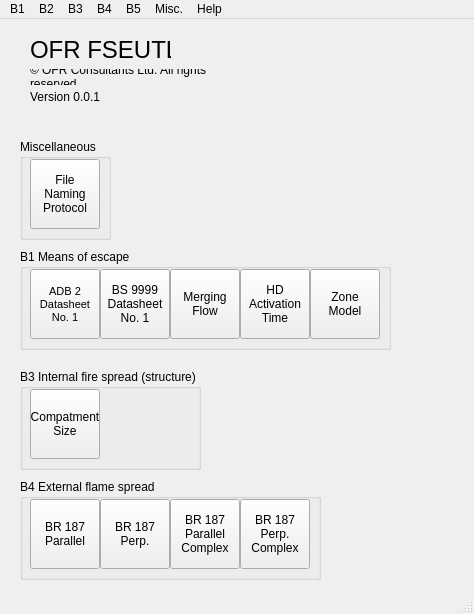
<?xml version="1.0" encoding="UTF-8"?>
<ui version="4.0">
 <class>MainWindow</class>
 <widget class="QMainWindow" name="MainWindow">
  <property name="geometry">
   <rect>
    <x>0</x>
    <y>0</y>
    <width>474</width>
    <height>614</height>
   </rect>
  </property>
  <property name="windowTitle">
   <string>MainWindow</string>
  </property>
  <widget class="QWidget" name="centralwidget">
   <widget class="QLabel" name="label_logo">
    <property name="geometry">
     <rect>
      <x>260</x>
      <y>5</y>
      <width>194</width>
      <height>80</height>
     </rect>
    </property>
    <property name="text">
     <string/>
    </property>
    <property name="pixmap">
     <pixmap>guilayout/images/ofr-colour-194_80.png</pixmap>
    </property>
   </widget>
   <widget class="QFrame" name="frame">
    <property name="geometry">
     <rect>
      <x>20</x>
      <y>20</y>
      <width>231</width>
      <height>71</height>
     </rect>
    </property>
    <property name="frameShape">
     <enum>QFrame::NoFrame</enum>
    </property>
    <property name="frameShadow">
     <enum>QFrame::Plain</enum>
    </property>
    <property name="lineWidth">
     <number>0</number>
    </property>
    <widget class="QLabel" name="label_4">
     <property name="geometry">
      <rect>
       <x>10</x>
       <y>30</y>
       <width>211</width>
       <height>16</height>
      </rect>
     </property>
     <property name="text">
      <string>© OFR Consultants Ltd. All rights reserved.</string>
     </property>
     <property name="wordWrap">
      <bool>true</bool>
     </property>
    </widget>
    <widget class="QLabel" name="label">
     <property name="geometry">
      <rect>
       <x>10</x>
       <y>0</y>
       <width>141</width>
       <height>21</height>
      </rect>
     </property>
     <property name="font">
      <font>
       <pointsize>18</pointsize>
      </font>
     </property>
     <property name="text">
      <string>OFR FSEUTL</string>
     </property>
     <property name="alignment">
      <set>Qt::AlignLeading|Qt::AlignLeft|Qt::AlignVCenter</set>
     </property>
    </widget>
    <widget class="QLabel" name="label_2">
     <property name="geometry">
      <rect>
       <x>10</x>
       <y>50</y>
       <width>86</width>
       <height>16</height>
      </rect>
     </property>
     <property name="text">
      <string>Version 0.0.1</string>
     </property>
     <property name="alignment">
      <set>Qt::AlignLeading|Qt::AlignLeft|Qt::AlignVCenter</set>
     </property>
    </widget>
   </widget>
   <widget class="QGroupBox" name="groupBox_4">
    <property name="geometry">
     <rect>
      <x>20</x>
      <y>350</y>
      <width>181</width>
      <height>101</height>
     </rect>
    </property>
    <property name="title">
     <string>B3 Internal fire spread (structure)</string>
    </property>
    <widget class="QPushButton" name="b4_01_br187_parallel_7">
     <property name="geometry">
      <rect>
       <x>10</x>
       <y>20</y>
       <width>70</width>
       <height>70</height>
      </rect>
     </property>
     <property name="text">
      <string>Compatment
Size</string>
     </property>
    </widget>
   </widget>
   <widget class="QGroupBox" name="groupBox_3">
    <property name="geometry">
     <rect>
      <x>20</x>
      <y>230</y>
      <width>371</width>
      <height>101</height>
     </rect>
    </property>
    <property name="title">
     <string>B1 Means of escape</string>
    </property>
    <widget class="QPushButton" name="b4_01_br187_parallel_2">
     <property name="geometry">
      <rect>
       <x>80</x>
       <y>20</y>
       <width>70</width>
       <height>70</height>
      </rect>
     </property>
     <property name="text">
      <string>BS 9999
Datasheet
No. 1</string>
     </property>
    </widget>
    <widget class="QPushButton" name="b4_01_br187_parallel_8">
     <property name="geometry">
      <rect>
       <x>150</x>
       <y>20</y>
       <width>70</width>
       <height>70</height>
      </rect>
     </property>
     <property name="text">
      <string>Merging
Flow</string>
     </property>
    </widget>
    <widget class="QPushButton" name="pushButton_0111_heat_detector_activation">
     <property name="geometry">
      <rect>
       <x>220</x>
       <y>20</y>
       <width>70</width>
       <height>70</height>
      </rect>
     </property>
     <property name="text">
      <string>HD
Activation
Time</string>
     </property>
    </widget>
    <widget class="QPushButton" name="b4_01_br187_parallel_10">
     <property name="geometry">
      <rect>
       <x>290</x>
       <y>20</y>
       <width>70</width>
       <height>70</height>
      </rect>
     </property>
     <property name="text">
      <string>Zone
Model</string>
     </property>
    </widget>
    <widget class="QPushButton" name="pushButton_0101_adb2_datasheet_1">
     <property name="geometry">
      <rect>
       <x>10</x>
       <y>20</y>
       <width>70</width>
       <height>70</height>
      </rect>
     </property>
     <property name="font">
      <font>
       <pointsize>8</pointsize>
       <kerning>true</kerning>
      </font>
     </property>
     <property name="cursor">
      <cursorShape>ArrowCursor</cursorShape>
     </property>
     <property name="text">
      <string>ADB 2
Datasheet
No. 1</string>
     </property>
    </widget>
   </widget>
   <widget class="QGroupBox" name="groupBox_2">
    <property name="geometry">
     <rect>
      <x>20</x>
      <y>120</y>
      <width>91</width>
      <height>101</height>
     </rect>
    </property>
    <property name="title">
     <string>Miscellaneous</string>
    </property>
    <widget class="QPushButton" name="pushButton_0601_naming_convention">
     <property name="geometry">
      <rect>
       <x>10</x>
       <y>20</y>
       <width>70</width>
       <height>70</height>
      </rect>
     </property>
     <property name="text">
      <string>File
Naming
Protocol</string>
     </property>
    </widget>
   </widget>
   <widget class="QGroupBox" name="groupBox">
    <property name="geometry">
     <rect>
      <x>20</x>
      <y>460</y>
      <width>301</width>
      <height>101</height>
     </rect>
    </property>
    <property name="title">
     <string>B4 External flame spread</string>
    </property>
    <widget class="QPushButton" name="pushButton_0401_br187_parallel_simple">
     <property name="geometry">
      <rect>
       <x>10</x>
       <y>20</y>
       <width>70</width>
       <height>70</height>
      </rect>
     </property>
     <property name="toolTip">
      <string>Thermal radiation calculation methodology in accordance with BR 187, only for parallel faced emitter receiver arrangement.</string>
     </property>
     <property name="text">
      <string>BR 187
Parallel</string>
     </property>
    </widget>
    <widget class="QPushButton" name="pushButton_0402_br187_perpendicular_simple">
     <property name="geometry">
      <rect>
       <x>80</x>
       <y>20</y>
       <width>70</width>
       <height>70</height>
      </rect>
     </property>
     <property name="text">
      <string>BR 187
Perp.</string>
     </property>
    </widget>
    <widget class="QPushButton" name="pushButton_0403_br187_parallel_complex">
     <property name="geometry">
      <rect>
       <x>150</x>
       <y>20</y>
       <width>70</width>
       <height>70</height>
      </rect>
     </property>
     <property name="text">
      <string>BR 187
Parallel
Complex</string>
     </property>
    </widget>
    <widget class="QPushButton" name="pushButton_0404_br187_perpendicular_complex">
     <property name="geometry">
      <rect>
       <x>220</x>
       <y>20</y>
       <width>70</width>
       <height>70</height>
      </rect>
     </property>
     <property name="text">
      <string>BR 187
Perp.
Complex</string>
     </property>
    </widget>
   </widget>
  </widget>
  <widget class="QMenuBar" name="menubar">
   <property name="geometry">
    <rect>
     <x>0</x>
     <y>0</y>
     <width>474</width>
     <height>22</height>
    </rect>
   </property>
   <widget class="QMenu" name="menu_B1">
    <property name="title">
     <string>B1</string>
    </property>
    <addaction name="action_0101_ADB_Vol_2_Datasheet"/>
    <addaction name="action_0102_BS_9999_Datasheet"/>
    <addaction name="action_0103_BS_9999_Merging_flow"/>
    <addaction name="action_0104_PD_7974_HD_activation"/>
   </widget>
   <widget class="QMenu" name="menu_B2">
    <property name="title">
     <string>B2</string>
    </property>
   </widget>
   <widget class="QMenu" name="menu_B3">
    <property name="title">
     <string>B3</string>
    </property>
   </widget>
   <widget class="QMenu" name="menu_B4">
    <property name="title">
     <string>B4</string>
    </property>
    <addaction name="action_0401_BR_187_parallel_simple"/>
    <addaction name="action_0402_BR_187_perpendicular_simple"/>
    <addaction name="action_0403_BR_187_parallel_complex"/>
    <addaction name="action_0404_BR_187_perpendicular_complex"/>
   </widget>
   <widget class="QMenu" name="menu_B5">
    <property name="title">
     <string>B5</string>
    </property>
   </widget>
   <widget class="QMenu" name="menuHelp">
    <property name="title">
     <string>Help</string>
    </property>
   </widget>
   <widget class="QMenu" name="menu_Misc">
    <property name="title">
     <string>Misc.</string>
    </property>
    <addaction name="action_0601_OFR_naming_protocol"/>
   </widget>
   <addaction name="menu_B1"/>
   <addaction name="menu_B2"/>
   <addaction name="menu_B3"/>
   <addaction name="menu_B4"/>
   <addaction name="menu_B5"/>
   <addaction name="menu_Misc"/>
   <addaction name="menuHelp"/>
  </widget>
  <widget class="QStatusBar" name="statusbar"/>
  <action name="action_0101_ADB_Vol_2_Datasheet">
   <property name="text">
    <string>ADB Vol. 2 Datasheet No. 1</string>
   </property>
  </action>
  <action name="action_0102_BS_9999_Datasheet">
   <property name="text">
    <string>BS 9999 Datasheet No. 1</string>
   </property>
  </action>
  <action name="action_0103_BS_9999_Merging_flow">
   <property name="text">
    <string>BS 9999 Merging flow calculation</string>
   </property>
  </action>
  <action name="action_0104_PD_7974_HD_activation">
   <property name="text">
    <string>PD 7974 HD activation time calculation</string>
   </property>
  </action>
  <action name="action_0401_BR_187_parallel_simple">
   <property name="text">
    <string>BR 187 parallel plane calculation</string>
   </property>
  </action>
  <action name="action_0402_BR_187_perpendicular_simple">
   <property name="text">
    <string>BR 187 perpendicular plane calculation</string>
   </property>
  </action>
  <action name="action_0403_BR_187_parallel_complex">
   <property name="text">
    <string>BR 187 parallel plane calculation (complex)</string>
   </property>
  </action>
  <action name="action_0404_BR_187_perpendicular_complex">
   <property name="text">
    <string>BR 187 perpendicular plain calculation (complex)</string>
   </property>
  </action>
  <action name="action_0601_OFR_naming_protocol">
   <property name="text">
    <string>OFR file naming protocol</string>
   </property>
  </action>
 </widget>
 <resources/>
 <connections/>
</ui>
